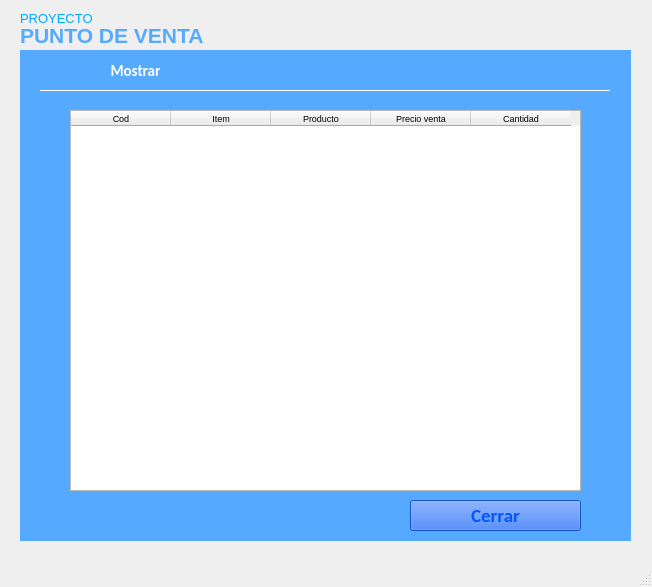
<?xml version="1.0" encoding="UTF-8"?>
<ui version="4.0">
 <class>ventana_principal</class>
 <widget class="QMainWindow" name="ventana_principal">
  <property name="geometry">
   <rect>
    <x>0</x>
    <y>0</y>
    <width>652</width>
    <height>587</height>
   </rect>
  </property>
  <property name="windowTitle">
   <string>Ventas</string>
  </property>
  <property name="autoFillBackground">
   <bool>false</bool>
  </property>
  <property name="styleSheet">
   <string notr="true"/>
  </property>
  <widget class="QWidget" name="centralwidget">
   <widget class="QLabel" name="label">
    <property name="geometry">
     <rect>
      <x>20</x>
      <y>10</y>
      <width>141</width>
      <height>16</height>
     </rect>
    </property>
    <property name="palette">
     <palette>
      <active>
       <colorrole role="WindowText">
        <brush brushstyle="SolidPattern">
         <color alpha="255">
          <red>0</red>
          <green>170</green>
          <blue>255</blue>
         </color>
        </brush>
       </colorrole>
       <colorrole role="Button">
        <brush brushstyle="SolidPattern">
         <color alpha="0">
          <red>0</red>
          <green>85</green>
          <blue>0</blue>
         </color>
        </brush>
       </colorrole>
       <colorrole role="Text">
        <brush brushstyle="SolidPattern">
         <color alpha="255">
          <red>0</red>
          <green>0</green>
          <blue>0</blue>
         </color>
        </brush>
       </colorrole>
       <colorrole role="Base">
        <brush brushstyle="SolidPattern">
         <color alpha="0">
          <red>0</red>
          <green>85</green>
          <blue>0</blue>
         </color>
        </brush>
       </colorrole>
       <colorrole role="Window">
        <brush brushstyle="SolidPattern">
         <color alpha="0">
          <red>0</red>
          <green>85</green>
          <blue>0</blue>
         </color>
        </brush>
       </colorrole>
      </active>
      <inactive>
       <colorrole role="WindowText">
        <brush brushstyle="SolidPattern">
         <color alpha="255">
          <red>0</red>
          <green>170</green>
          <blue>255</blue>
         </color>
        </brush>
       </colorrole>
       <colorrole role="Button">
        <brush brushstyle="SolidPattern">
         <color alpha="0">
          <red>0</red>
          <green>85</green>
          <blue>0</blue>
         </color>
        </brush>
       </colorrole>
       <colorrole role="Text">
        <brush brushstyle="SolidPattern">
         <color alpha="255">
          <red>0</red>
          <green>0</green>
          <blue>0</blue>
         </color>
        </brush>
       </colorrole>
       <colorrole role="Base">
        <brush brushstyle="SolidPattern">
         <color alpha="0">
          <red>0</red>
          <green>85</green>
          <blue>0</blue>
         </color>
        </brush>
       </colorrole>
       <colorrole role="Window">
        <brush brushstyle="SolidPattern">
         <color alpha="0">
          <red>0</red>
          <green>85</green>
          <blue>0</blue>
         </color>
        </brush>
       </colorrole>
      </inactive>
      <disabled>
       <colorrole role="WindowText">
        <brush brushstyle="SolidPattern">
         <color alpha="255">
          <red>120</red>
          <green>120</green>
          <blue>120</blue>
         </color>
        </brush>
       </colorrole>
       <colorrole role="Button">
        <brush brushstyle="SolidPattern">
         <color alpha="0">
          <red>0</red>
          <green>85</green>
          <blue>0</blue>
         </color>
        </brush>
       </colorrole>
       <colorrole role="Text">
        <brush brushstyle="SolidPattern">
         <color alpha="255">
          <red>120</red>
          <green>120</green>
          <blue>120</blue>
         </color>
        </brush>
       </colorrole>
       <colorrole role="Base">
        <brush brushstyle="SolidPattern">
         <color alpha="0">
          <red>0</red>
          <green>85</green>
          <blue>0</blue>
         </color>
        </brush>
       </colorrole>
       <colorrole role="Window">
        <brush brushstyle="SolidPattern">
         <color alpha="0">
          <red>0</red>
          <green>85</green>
          <blue>0</blue>
         </color>
        </brush>
       </colorrole>
      </disabled>
     </palette>
    </property>
    <property name="font">
     <font>
      <pointsize>10</pointsize>
      <weight>50</weight>
      <bold>false</bold>
     </font>
    </property>
    <property name="autoFillBackground">
     <bool>false</bool>
    </property>
    <property name="styleSheet">
     <string notr="true"/>
    </property>
    <property name="text">
     <string>PROYECTO</string>
    </property>
    <property name="alignment">
     <set>Qt::AlignLeading|Qt::AlignLeft|Qt::AlignVCenter</set>
    </property>
   </widget>
   <widget class="QLabel" name="label_2">
    <property name="geometry">
     <rect>
      <x>20</x>
      <y>20</y>
      <width>271</width>
      <height>31</height>
     </rect>
    </property>
    <property name="palette">
     <palette>
      <active>
       <colorrole role="WindowText">
        <brush brushstyle="SolidPattern">
         <color alpha="255">
          <red>85</red>
          <green>170</green>
          <blue>255</blue>
         </color>
        </brush>
       </colorrole>
       <colorrole role="Button">
        <brush brushstyle="SolidPattern">
         <color alpha="0">
          <red>0</red>
          <green>85</green>
          <blue>0</blue>
         </color>
        </brush>
       </colorrole>
       <colorrole role="Base">
        <brush brushstyle="SolidPattern">
         <color alpha="0">
          <red>0</red>
          <green>85</green>
          <blue>0</blue>
         </color>
        </brush>
       </colorrole>
       <colorrole role="Window">
        <brush brushstyle="SolidPattern">
         <color alpha="0">
          <red>0</red>
          <green>85</green>
          <blue>0</blue>
         </color>
        </brush>
       </colorrole>
      </active>
      <inactive>
       <colorrole role="WindowText">
        <brush brushstyle="SolidPattern">
         <color alpha="255">
          <red>85</red>
          <green>170</green>
          <blue>255</blue>
         </color>
        </brush>
       </colorrole>
       <colorrole role="Button">
        <brush brushstyle="SolidPattern">
         <color alpha="0">
          <red>0</red>
          <green>85</green>
          <blue>0</blue>
         </color>
        </brush>
       </colorrole>
       <colorrole role="Base">
        <brush brushstyle="SolidPattern">
         <color alpha="0">
          <red>0</red>
          <green>85</green>
          <blue>0</blue>
         </color>
        </brush>
       </colorrole>
       <colorrole role="Window">
        <brush brushstyle="SolidPattern">
         <color alpha="0">
          <red>0</red>
          <green>85</green>
          <blue>0</blue>
         </color>
        </brush>
       </colorrole>
      </inactive>
      <disabled>
       <colorrole role="WindowText">
        <brush brushstyle="SolidPattern">
         <color alpha="255">
          <red>120</red>
          <green>120</green>
          <blue>120</blue>
         </color>
        </brush>
       </colorrole>
       <colorrole role="Button">
        <brush brushstyle="SolidPattern">
         <color alpha="0">
          <red>0</red>
          <green>85</green>
          <blue>0</blue>
         </color>
        </brush>
       </colorrole>
       <colorrole role="Base">
        <brush brushstyle="SolidPattern">
         <color alpha="0">
          <red>0</red>
          <green>85</green>
          <blue>0</blue>
         </color>
        </brush>
       </colorrole>
       <colorrole role="Window">
        <brush brushstyle="SolidPattern">
         <color alpha="0">
          <red>0</red>
          <green>85</green>
          <blue>0</blue>
         </color>
        </brush>
       </colorrole>
      </disabled>
     </palette>
    </property>
    <property name="font">
     <font>
      <family>Arial</family>
      <pointsize>16</pointsize>
      <weight>75</weight>
      <bold>true</bold>
     </font>
    </property>
    <property name="autoFillBackground">
     <bool>false</bool>
    </property>
    <property name="styleSheet">
     <string notr="true">background-color: rgba(0, 85, 0, 0);</string>
    </property>
    <property name="text">
     <string>PUNTO DE VENTA</string>
    </property>
    <property name="alignment">
     <set>Qt::AlignLeading|Qt::AlignLeft|Qt::AlignVCenter</set>
    </property>
   </widget>
   <widget class="QLabel" name="deep">
    <property name="geometry">
     <rect>
      <x>20</x>
      <y>50</y>
      <width>611</width>
      <height>491</height>
     </rect>
    </property>
    <property name="styleSheet">
     <string notr="true">background-color: rgb(85, 170, 255);
border: 0;</string>
    </property>
    <property name="frameShape">
     <enum>QFrame::Box</enum>
    </property>
    <property name="frameShadow">
     <enum>QFrame::Raised</enum>
    </property>
    <property name="lineWidth">
     <number>2</number>
    </property>
    <property name="midLineWidth">
     <number>3</number>
    </property>
    <property name="text">
     <string/>
    </property>
   </widget>
   <widget class="QPushButton" name="btnMostrar">
    <property name="geometry">
     <rect>
      <x>70</x>
      <y>60</y>
      <width>131</width>
      <height>21</height>
     </rect>
    </property>
    <property name="palette">
     <palette>
      <active>
       <colorrole role="WindowText">
        <brush brushstyle="SolidPattern">
         <color alpha="255">
          <red>255</red>
          <green>255</green>
          <blue>255</blue>
         </color>
        </brush>
       </colorrole>
       <colorrole role="Button">
        <brush brushstyle="SolidPattern">
         <color alpha="204">
          <red>0</red>
          <green>85</green>
          <blue>255</blue>
         </color>
        </brush>
       </colorrole>
       <colorrole role="Text">
        <brush brushstyle="SolidPattern">
         <color alpha="255">
          <red>255</red>
          <green>255</green>
          <blue>255</blue>
         </color>
        </brush>
       </colorrole>
       <colorrole role="ButtonText">
        <brush brushstyle="SolidPattern">
         <color alpha="255">
          <red>255</red>
          <green>255</green>
          <blue>255</blue>
         </color>
        </brush>
       </colorrole>
       <colorrole role="Base">
        <brush brushstyle="SolidPattern">
         <color alpha="204">
          <red>0</red>
          <green>85</green>
          <blue>255</blue>
         </color>
        </brush>
       </colorrole>
       <colorrole role="Window">
        <brush brushstyle="SolidPattern">
         <color alpha="204">
          <red>0</red>
          <green>85</green>
          <blue>255</blue>
         </color>
        </brush>
       </colorrole>
       <colorrole role="Highlight">
        <brush brushstyle="SolidPattern">
         <color alpha="255">
          <red>0</red>
          <green>255</green>
          <blue>0</blue>
         </color>
        </brush>
       </colorrole>
      </active>
      <inactive>
       <colorrole role="WindowText">
        <brush brushstyle="SolidPattern">
         <color alpha="255">
          <red>255</red>
          <green>255</green>
          <blue>255</blue>
         </color>
        </brush>
       </colorrole>
       <colorrole role="Button">
        <brush brushstyle="SolidPattern">
         <color alpha="204">
          <red>0</red>
          <green>85</green>
          <blue>255</blue>
         </color>
        </brush>
       </colorrole>
       <colorrole role="Text">
        <brush brushstyle="SolidPattern">
         <color alpha="255">
          <red>255</red>
          <green>255</green>
          <blue>255</blue>
         </color>
        </brush>
       </colorrole>
       <colorrole role="ButtonText">
        <brush brushstyle="SolidPattern">
         <color alpha="255">
          <red>255</red>
          <green>255</green>
          <blue>255</blue>
         </color>
        </brush>
       </colorrole>
       <colorrole role="Base">
        <brush brushstyle="SolidPattern">
         <color alpha="204">
          <red>0</red>
          <green>85</green>
          <blue>255</blue>
         </color>
        </brush>
       </colorrole>
       <colorrole role="Window">
        <brush brushstyle="SolidPattern">
         <color alpha="204">
          <red>0</red>
          <green>85</green>
          <blue>255</blue>
         </color>
        </brush>
       </colorrole>
       <colorrole role="Highlight">
        <brush brushstyle="SolidPattern">
         <color alpha="255">
          <red>0</red>
          <green>255</green>
          <blue>0</blue>
         </color>
        </brush>
       </colorrole>
      </inactive>
      <disabled>
       <colorrole role="WindowText">
        <brush brushstyle="SolidPattern">
         <color alpha="255">
          <red>255</red>
          <green>255</green>
          <blue>255</blue>
         </color>
        </brush>
       </colorrole>
       <colorrole role="Button">
        <brush brushstyle="SolidPattern">
         <color alpha="204">
          <red>0</red>
          <green>85</green>
          <blue>255</blue>
         </color>
        </brush>
       </colorrole>
       <colorrole role="Text">
        <brush brushstyle="SolidPattern">
         <color alpha="255">
          <red>255</red>
          <green>255</green>
          <blue>255</blue>
         </color>
        </brush>
       </colorrole>
       <colorrole role="ButtonText">
        <brush brushstyle="SolidPattern">
         <color alpha="255">
          <red>255</red>
          <green>255</green>
          <blue>255</blue>
         </color>
        </brush>
       </colorrole>
       <colorrole role="Base">
        <brush brushstyle="SolidPattern">
         <color alpha="204">
          <red>0</red>
          <green>85</green>
          <blue>255</blue>
         </color>
        </brush>
       </colorrole>
       <colorrole role="Window">
        <brush brushstyle="SolidPattern">
         <color alpha="204">
          <red>0</red>
          <green>85</green>
          <blue>255</blue>
         </color>
        </brush>
       </colorrole>
       <colorrole role="Highlight">
        <brush brushstyle="SolidPattern">
         <color alpha="255">
          <red>0</red>
          <green>120</green>
          <blue>215</blue>
         </color>
        </brush>
       </colorrole>
      </disabled>
     </palette>
    </property>
    <property name="font">
     <font>
      <family>Calibri</family>
      <pointsize>11</pointsize>
      <weight>75</weight>
      <bold>true</bold>
     </font>
    </property>
    <property name="cursor">
     <cursorShape>PointingHandCursor</cursorShape>
    </property>
    <property name="styleSheet">
     <string notr="true">QPushButton:hover
{
  border: 0px solid red;
  color: white;
  background-color:  rgb(0, 85, 255);
}
QPushButton
{
	background-color: rgba(0,85, 255, .8);
 color:white;
border: 0px solid rgb(0, 85, 255);
}
</string>
    </property>
    <property name="text">
     <string>Mostrar</string>
    </property>
   </widget>
   <widget class="QPushButton" name="btnSalir">
    <property name="geometry">
     <rect>
      <x>410</x>
      <y>500</y>
      <width>171</width>
      <height>31</height>
     </rect>
    </property>
    <property name="palette">
     <palette>
      <active>
       <colorrole role="WindowText">
        <brush brushstyle="SolidPattern">
         <color alpha="255">
          <red>0</red>
          <green>85</green>
          <blue>255</blue>
         </color>
        </brush>
       </colorrole>
       <colorrole role="Button">
        <brush brushstyle="SolidPattern">
         <color alpha="204">
          <red>0</red>
          <green>85</green>
          <blue>255</blue>
         </color>
        </brush>
       </colorrole>
       <colorrole role="Text">
        <brush brushstyle="SolidPattern">
         <color alpha="255">
          <red>0</red>
          <green>85</green>
          <blue>255</blue>
         </color>
        </brush>
       </colorrole>
       <colorrole role="ButtonText">
        <brush brushstyle="SolidPattern">
         <color alpha="255">
          <red>0</red>
          <green>85</green>
          <blue>255</blue>
         </color>
        </brush>
       </colorrole>
       <colorrole role="Base">
        <brush brushstyle="SolidPattern">
         <color alpha="204">
          <red>0</red>
          <green>85</green>
          <blue>255</blue>
         </color>
        </brush>
       </colorrole>
       <colorrole role="Window">
        <brush brushstyle="SolidPattern">
         <color alpha="204">
          <red>0</red>
          <green>85</green>
          <blue>255</blue>
         </color>
        </brush>
       </colorrole>
       <colorrole role="Highlight">
        <brush brushstyle="SolidPattern">
         <color alpha="255">
          <red>0</red>
          <green>255</green>
          <blue>0</blue>
         </color>
        </brush>
       </colorrole>
      </active>
      <inactive>
       <colorrole role="WindowText">
        <brush brushstyle="SolidPattern">
         <color alpha="255">
          <red>0</red>
          <green>85</green>
          <blue>255</blue>
         </color>
        </brush>
       </colorrole>
       <colorrole role="Button">
        <brush brushstyle="SolidPattern">
         <color alpha="204">
          <red>0</red>
          <green>85</green>
          <blue>255</blue>
         </color>
        </brush>
       </colorrole>
       <colorrole role="Text">
        <brush brushstyle="SolidPattern">
         <color alpha="255">
          <red>0</red>
          <green>85</green>
          <blue>255</blue>
         </color>
        </brush>
       </colorrole>
       <colorrole role="ButtonText">
        <brush brushstyle="SolidPattern">
         <color alpha="255">
          <red>0</red>
          <green>85</green>
          <blue>255</blue>
         </color>
        </brush>
       </colorrole>
       <colorrole role="Base">
        <brush brushstyle="SolidPattern">
         <color alpha="204">
          <red>0</red>
          <green>85</green>
          <blue>255</blue>
         </color>
        </brush>
       </colorrole>
       <colorrole role="Window">
        <brush brushstyle="SolidPattern">
         <color alpha="204">
          <red>0</red>
          <green>85</green>
          <blue>255</blue>
         </color>
        </brush>
       </colorrole>
       <colorrole role="Highlight">
        <brush brushstyle="SolidPattern">
         <color alpha="255">
          <red>0</red>
          <green>255</green>
          <blue>0</blue>
         </color>
        </brush>
       </colorrole>
      </inactive>
      <disabled>
       <colorrole role="WindowText">
        <brush brushstyle="SolidPattern">
         <color alpha="255">
          <red>0</red>
          <green>85</green>
          <blue>255</blue>
         </color>
        </brush>
       </colorrole>
       <colorrole role="Button">
        <brush brushstyle="SolidPattern">
         <color alpha="204">
          <red>0</red>
          <green>85</green>
          <blue>255</blue>
         </color>
        </brush>
       </colorrole>
       <colorrole role="Text">
        <brush brushstyle="SolidPattern">
         <color alpha="255">
          <red>0</red>
          <green>85</green>
          <blue>255</blue>
         </color>
        </brush>
       </colorrole>
       <colorrole role="ButtonText">
        <brush brushstyle="SolidPattern">
         <color alpha="255">
          <red>0</red>
          <green>85</green>
          <blue>255</blue>
         </color>
        </brush>
       </colorrole>
       <colorrole role="Base">
        <brush brushstyle="SolidPattern">
         <color alpha="204">
          <red>0</red>
          <green>85</green>
          <blue>255</blue>
         </color>
        </brush>
       </colorrole>
       <colorrole role="Window">
        <brush brushstyle="SolidPattern">
         <color alpha="204">
          <red>0</red>
          <green>85</green>
          <blue>255</blue>
         </color>
        </brush>
       </colorrole>
       <colorrole role="Highlight">
        <brush brushstyle="SolidPattern">
         <color alpha="255">
          <red>0</red>
          <green>120</green>
          <blue>215</blue>
         </color>
        </brush>
       </colorrole>
      </disabled>
     </palette>
    </property>
    <property name="font">
     <font>
      <family>Calibri</family>
      <pointsize>14</pointsize>
      <weight>75</weight>
      <bold>true</bold>
     </font>
    </property>
    <property name="cursor">
     <cursorShape>PointingHandCursor</cursorShape>
    </property>
    <property name="styleSheet">
     <string notr="true">
color: rgb(0, 85, 255);</string>
    </property>
    <property name="text">
     <string>Cerrar</string>
    </property>
   </widget>
   <widget class="Line" name="line">
    <property name="geometry">
     <rect>
      <x>40</x>
      <y>80</y>
      <width>571</width>
      <height>20</height>
     </rect>
    </property>
    <property name="orientation">
     <enum>Qt::Horizontal</enum>
    </property>
   </widget>
   <widget class="QTableWidget" name="tblDetalleVenta">
    <property name="geometry">
     <rect>
      <x>70</x>
      <y>110</y>
      <width>511</width>
      <height>381</height>
     </rect>
    </property>
    <property name="font">
     <font>
      <pointsize>7</pointsize>
     </font>
    </property>
    <column>
     <property name="text">
      <string>Cod</string>
     </property>
    </column>
    <column>
     <property name="text">
      <string>Item</string>
     </property>
    </column>
    <column>
     <property name="text">
      <string>Producto</string>
     </property>
    </column>
    <column>
     <property name="text">
      <string>Precio venta</string>
     </property>
    </column>
    <column>
     <property name="text">
      <string>Cantidad</string>
     </property>
    </column>
   </widget>
   <zorder>deep</zorder>
   <zorder>label</zorder>
   <zorder>label_2</zorder>
   <zorder>btnMostrar</zorder>
   <zorder>btnSalir</zorder>
   <zorder>line</zorder>
   <zorder>tblDetalleVenta</zorder>
  </widget>
  <widget class="QMenuBar" name="menubar">
   <property name="geometry">
    <rect>
     <x>0</x>
     <y>0</y>
     <width>652</width>
     <height>21</height>
    </rect>
   </property>
  </widget>
  <widget class="QStatusBar" name="statusbar"/>
 </widget>
 <resources/>
 <connections/>
</ui>
